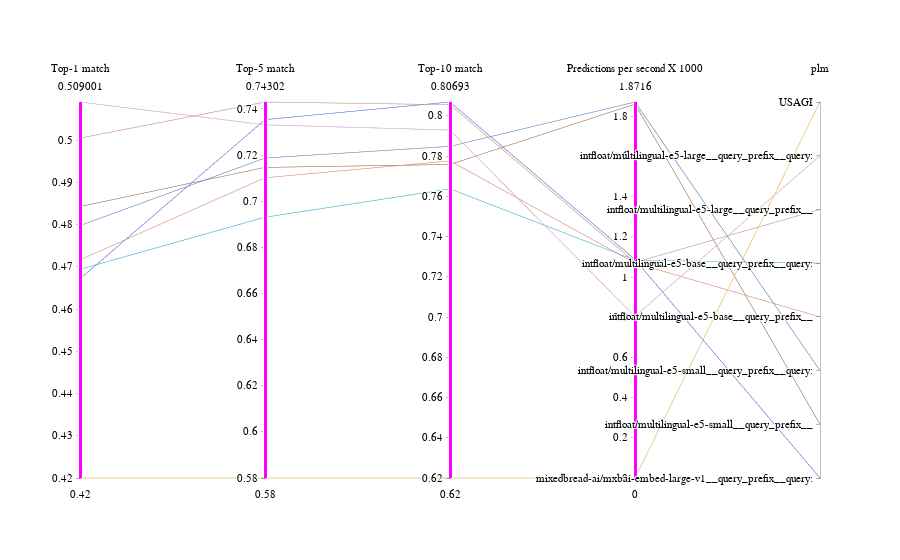

The code cell stored with this chart in its notebook:
### Code cell
import plotly.graph_objs as go

def parallel(df):
    df = df.fillna(0)
    df['dummy'] = df.reset_index().index
    dimensions = list([
                dict(range = [min(df['Top-1 match']),max(df['Top-1 match'])],
                    constraintrange = [min(df['Top-1 match']),max(df['Top-1 match'])],
                    label = 'Top-1 match', values = df['Top-1 match']),
                dict(range = [min(df['Top-5 match']),max(df['Top-5 match'])],
                    constraintrange = [min(df['Top-5 match']),max(df['Top-5 match'])],
                    label = 'Top-5 match', values = df['Top-5 match']),
                dict(range = [min(df['Top-10 match']),max(df['Top-10 match'])],
                    constraintrange = [min(df['Top-10 match']),max(df['Top-10 match'])],
                    label = 'Top-10 match', values = df['Top-10 match']),
                dict(range = [min(df['Predictions per second X 1000']),max(df['Predictions per second X 1000'])],
                    constraintrange = [min(df['Predictions per second X 1000']),max(df['Predictions per second X 1000'])],
                    label = 'Predictions per second X 1000', values = df['Predictions per second X 1000']),
                dict(range=[df['dummy'].min(),df['dummy'].max()],
                       tickvals = df['dummy'], ticktext = df['plm'],
                       label='plm', values=df['dummy']),
                  ])

    fig = go.Figure(data=go.Parcoords(line = dict(color = df['dummy'], colorscale=['rgba(99,110,250,0.9)',
    'rgba(239,85,59,0.9)',
    'rgba(0,204,150,0.9)',
    'rgba(171,99,250,0.9)',
    'rgba(255,161,90,0.9)',
    'rgba(25,211,243,0.9)',
    'rgba(255,102,146,0.9)',
    'rgba(182,232,128,0.9)',
    'rgba(255,151,255,0.9)',
    'rgba(254,203,82,0.9)']
                    ), dimensions=dimensions))
    
    fig.update_layout(
        font=dict(
            family="Sans-serif",
            size=13,
            color="Black"
        )
    )
    
    fig.show()

### Figure 1 — Plotly figure (JSON) as saved in the notebook; plotly's stock layout.template omitted (floating-point values rounded to 4 significant figures)
{"data": [{"dimensions": [{"constraintrange": [0.42, 0.509], "label": "Top-1 match", "range": [0.42, 0.509], "values": [0.4671, 0.4842, 0.4797, 0.4716, 0.4694, 0.5005, 0.509, 0.42]}, {"constraintrange": [0.58, 0.743], "label": "Top-5 match", "range": [0.58, 0.743], "values": [0.7354, 0.7147, 0.7187, 0.7102, 0.6931, 0.743, 0.7331, 0.58]}, {"constraintrange": [0.62, 0.8069], "label": "Top-10 match", "range": [0.62, 0.8069], "values": [0.8069, 0.7759, 0.7849, 0.7777, 0.7637, 0.8056, 0.793, 0.62]}, {"constraintrange": [0, 1.872], "label": "Predictions per second X 1000", "range": [0, 1.872], "values": [1.087, 1.861, 1.872, 1.07, 1.084, 1.073, 0.8051, 0]}, {"label": "plm", "range": [0, 7], "ticktext": ["mixedbread-ai/mxbai-embed-large-v1__query_prefix__query: ", "intfloat/multilingual-e5-small__query_prefix__", "intfloat/multilingual-e5-small__query_prefix__query: ", "intfloat/multilingual-e5-base__query_prefix__", "intfloat/multilingual-e5-base__query_prefix__query: ", "intfloat/multilingual-e5-large__query_prefix__", "intfloat/multilingual-e5-large__query_prefix__query: ", "USAGI"], "tickvals": [0, 1, 2, 3, 4, 5, 6, 7], "values": [0, 1, 2, 3, 4, 5, 6, 7]}], "line": {"color": [0, 1, 2, 3, 4, 5, 6, 7], "colorscale": [[0, "rgba(99,110,250,0.9)"], [0.1111, "rgba(239,85,59,0.9)"], [0.2222, "rgba(0,204,150,0.9)"], [0.3333, "rgba(171,99,250,0.9)"], [0.4444, "rgba(255,161,90,0.9)"], [0.5556, "rgba(25,211,243,0.9)"], [0.6667, "rgba(255,102,146,0.9)"], [0.7778, "rgba(182,232,128,0.9)"], [0.8889, "rgba(255,151,255,0.9)"], [1, "rgba(254,203,82,0.9)"]]}, "type": "parcoords"}], "layout": {"font": {"color": "Black", "family": "Sans-serif", "size": 13}}}
